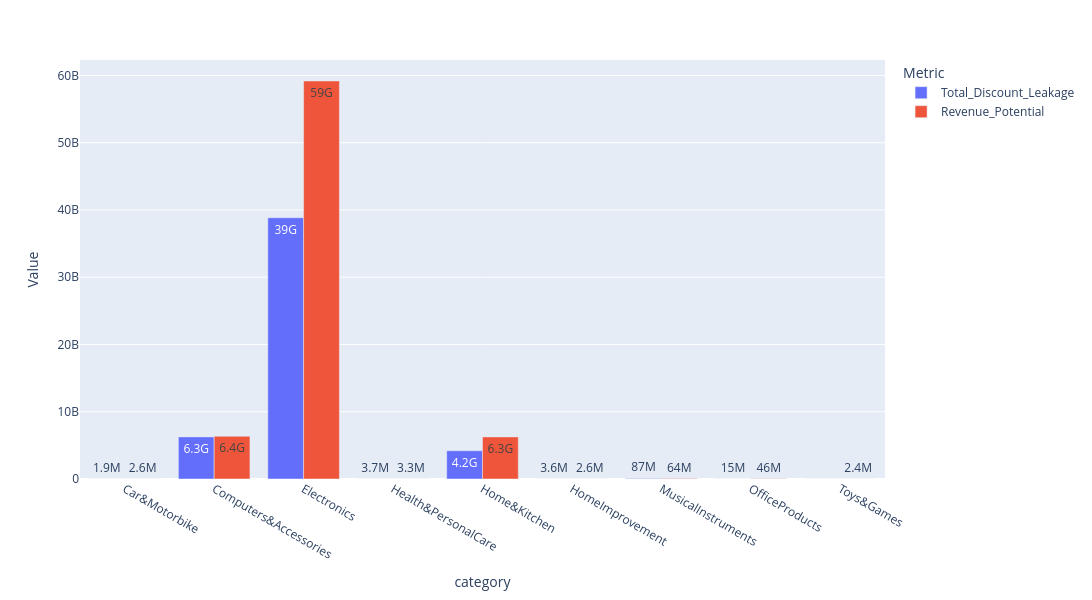

Source (notebook cell):
### Markdown cell above
##### Step 4: Compare Discount Lekage vs Revenue (Category)

### Code cell
category_compare = (
    df.groupby("category")
      .agg(
          Total_Discount_Leakage=("Total_Discount_Leakage","sum"),
          Revenue_Potential=("Revenue_Potential","sum")
      )
      .reset_index()
)

comparison = category_compare.melt(
    id_vars="category",
    value_vars=["Total_Discount_Leakage","Revenue_Potential"],
    var_name="Metric",
    value_name="Value"
)

fig = px.bar(
    comparison,
    x="category",
    y="Value",
    color="Metric",
    barmode="group",
    text_auto=".2s"
)

fig.update_layout(height=600, width=1200)
fig.show()

### Figure 1 — Plotly figure (JSON) as saved in the notebook; plotly's stock layout.template omitted (floating-point values rounded to 4 significant figures)
{"data": [{"alignmentgroup": "True", "hovertemplate": "Metric=Total_Discount_Leakage<br>category=%{x}<br>Value=%{y}<extra></extra>", "legendgroup": "Total_Discount_Leakage", "marker": {"color": "#636efa", "pattern": {"shape": ""}}, "name": "Total_Discount_Leakage", "offsetgroup": "Total_Discount_Leakage", "orientation": "v", "showlegend": true, "textposition": "auto", "texttemplate": "%{y:.2s}", "type": "bar", "x": ["Car&Motorbike", "Computers&Accessories", "Electronics", "Health&PersonalCare", "Home&Kitchen", "HomeImprovement", "MusicalInstruments", "OfficeProducts", "Toys&Games"], "xaxis": "x", "y": [1857000.0, 6260000000.0, 38840000000.0, 3667000.0, 4195000000.0, 3576000.0, 86660000.0, 14990000.0, 0.0], "yaxis": "y"}, {"alignmentgroup": "True", "hovertemplate": "Metric=Revenue_Potential<br>category=%{x}<br>Value=%{y}<extra></extra>", "legendgroup": "Revenue_Potential", "marker": {"color": "#EF553B", "pattern": {"shape": ""}}, "name": "Revenue_Potential", "offsetgroup": "Revenue_Potential", "orientation": "v", "showlegend": true, "textposition": "auto", "texttemplate": "%{y:.2s}", "type": "bar", "x": ["Car&Motorbike", "Computers&Accessories", "Electronics", "Health&PersonalCare", "Home&Kitchen", "HomeImprovement", "MusicalInstruments", "OfficeProducts", "Toys&Games"], "xaxis": "x", "y": [2615000.0, 6355000000.0, 59180000000.0, 3293000.0, 6262000000.0, 2587000.0, 64460000.0, 45790000.0, 2380000.0], "yaxis": "y"}], "layout": {"barmode": "group", "height": 600, "legend": {"title": {"text": "Metric"}, "tracegroupgap": 0}, "margin": {"t": 60}, "width": 1200, "xaxis": {"anchor": "y", "domain": [0, 1], "title": {"text": "category"}}, "yaxis": {"anchor": "x", "domain": [0, 1], "title": {"text": "Value"}}}}
